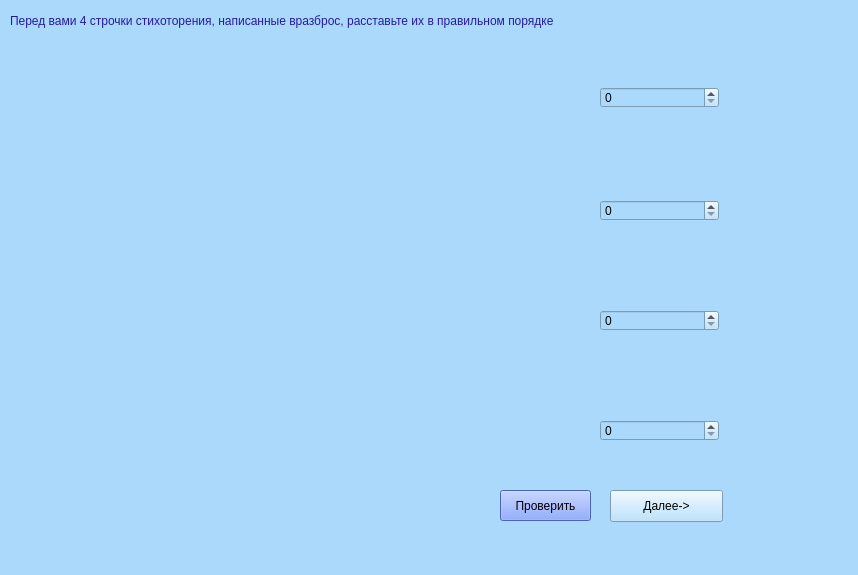
<?xml version="1.0" encoding="UTF-8"?>
<ui version="4.0">
 <class>random_string_win</class>
 <widget class="QMainWindow" name="random_string_win">
  <property name="geometry">
   <rect>
    <x>0</x>
    <y>0</y>
    <width>858</width>
    <height>575</height>
   </rect>
  </property>
  <property name="windowTitle">
   <string>MainWindow</string>
  </property>
  <property name="styleSheet">
   <string notr="true">background-color: rgb(171, 217, 252);</string>
  </property>
  <widget class="QWidget" name="centralwidget">
   <widget class="QLabel" name="label_5">
    <property name="geometry">
     <rect>
      <x>10</x>
      <y>0</y>
      <width>741</width>
      <height>41</height>
     </rect>
    </property>
    <property name="styleSheet">
     <string notr="true">color: rgb(37, 27, 159);
font: 75 15pt &quot;MS Shell Dlg 2&quot;;
</string>
    </property>
    <property name="text">
     <string>Перед вами 4 строчки стихоторения, написанные вразброс, расставьте их в правильном порядке</string>
    </property>
   </widget>
   <widget class="QWidget" name="verticalLayoutWidget">
    <property name="geometry">
     <rect>
      <x>10</x>
      <y>50</y>
      <width>581</width>
      <height>431</height>
     </rect>
    </property>
    <layout class="QVBoxLayout" name="verticalLayout">
     <item>
      <widget class="QLabel" name="random_str_win_1">
       <property name="text">
        <string/>
       </property>
      </widget>
     </item>
     <item>
      <widget class="QLabel" name="random_str_win_2">
       <property name="text">
        <string/>
       </property>
      </widget>
     </item>
     <item>
      <widget class="QLabel" name="random_str_win_4">
       <property name="text">
        <string/>
       </property>
      </widget>
     </item>
     <item>
      <widget class="QLabel" name="random_str_win_3">
       <property name="text">
        <string/>
       </property>
      </widget>
     </item>
    </layout>
   </widget>
   <widget class="QSpinBox" name="random_string_num1">
    <property name="geometry">
     <rect>
      <x>600</x>
      <y>87</y>
      <width>119</width>
      <height>21</height>
     </rect>
    </property>
   </widget>
   <widget class="QSpinBox" name="random_string_num2">
    <property name="geometry">
     <rect>
      <x>600</x>
      <y>200</y>
      <width>119</width>
      <height>21</height>
     </rect>
    </property>
   </widget>
   <widget class="QSpinBox" name="random_string_num3">
    <property name="geometry">
     <rect>
      <x>600</x>
      <y>310</y>
      <width>119</width>
      <height>21</height>
     </rect>
    </property>
   </widget>
   <widget class="QSpinBox" name="random_string_num4">
    <property name="geometry">
     <rect>
      <x>600</x>
      <y>420</y>
      <width>119</width>
      <height>21</height>
     </rect>
    </property>
   </widget>
   <widget class="QPushButton" name="random_string_win_checkBtn">
    <property name="geometry">
     <rect>
      <x>500</x>
      <y>490</y>
      <width>91</width>
      <height>31</height>
     </rect>
    </property>
    <property name="styleSheet">
     <string notr="true">background-color: rgb(103, 139, 255);</string>
    </property>
    <property name="text">
     <string>Проверить</string>
    </property>
   </widget>
   <widget class="QLabel" name="label">
    <property name="geometry">
     <rect>
      <x>280</x>
      <y>500</y>
      <width>161</width>
      <height>20</height>
     </rect>
    </property>
    <property name="text">
     <string/>
    </property>
   </widget>
   <widget class="QPushButton" name="dalee_btn">
    <property name="geometry">
     <rect>
      <x>610</x>
      <y>490</y>
      <width>113</width>
      <height>32</height>
     </rect>
    </property>
    <property name="text">
     <string>Далее-&gt;</string>
    </property>
   </widget>
  </widget>
  <widget class="QMenuBar" name="menubar">
   <property name="geometry">
    <rect>
     <x>0</x>
     <y>0</y>
     <width>858</width>
     <height>24</height>
    </rect>
   </property>
  </widget>
  <widget class="QStatusBar" name="statusbar"/>
 </widget>
 <resources/>
 <connections/>
</ui>
